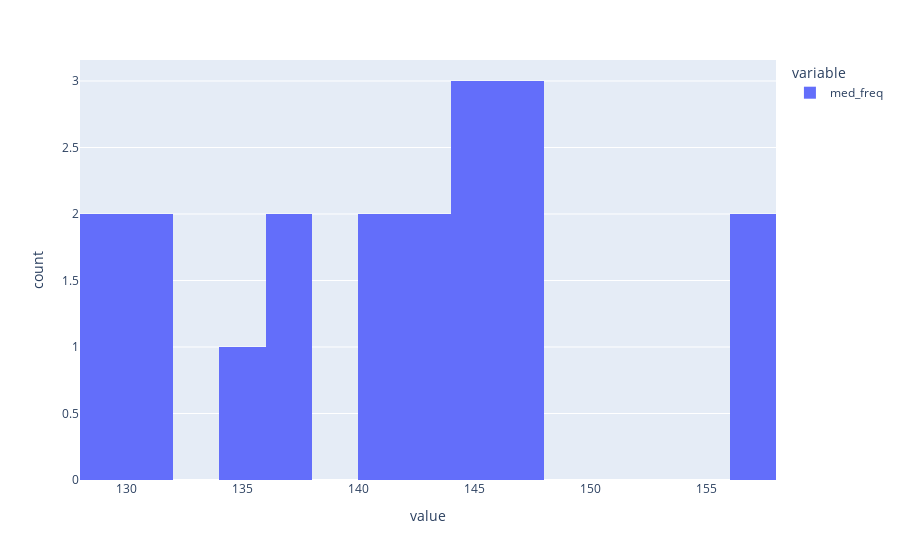

The notebook cell this image was saved under:
### Code cell
px.histogram(selected_topic[selected_topic.cluster_freq == 1].med_freq, nbins=20)

### Figure 1 — Plotly figure (JSON) as saved in the notebook; plotly's stock layout.template omitted (floating-point values rounded to 4 significant figures)
{"data": [{"alignmentgroup": "True", "bingroup": "x", "hovertemplate": "variable=med_freq<br>value=%{x}<br>count=%{y}<extra></extra>", "legendgroup": "med_freq", "marker": {"color": "#636efa", "pattern": {"shape": ""}}, "name": "med_freq", "nbinsx": 20, "offsetgroup": "med_freq", "orientation": "v", "showlegend": true, "type": "histogram", "x": [136.5, 145.6, 147.0, 128.6, 130.2, 140.5, 142.4, 128.5, 130.2, 140.5, 142.4, 144.4, 146.3, 156.4, 157.8, 134.0, 136.5, 145.6, 147.0], "xaxis": "x", "yaxis": "y"}], "layout": {"barmode": "relative", "legend": {"title": {"text": "variable"}, "tracegroupgap": 0}, "margin": {"t": 60}, "xaxis": {"anchor": "y", "domain": [0, 1], "title": {"text": "value"}}, "yaxis": {"anchor": "x", "domain": [0, 1], "title": {"text": "count"}}}}
